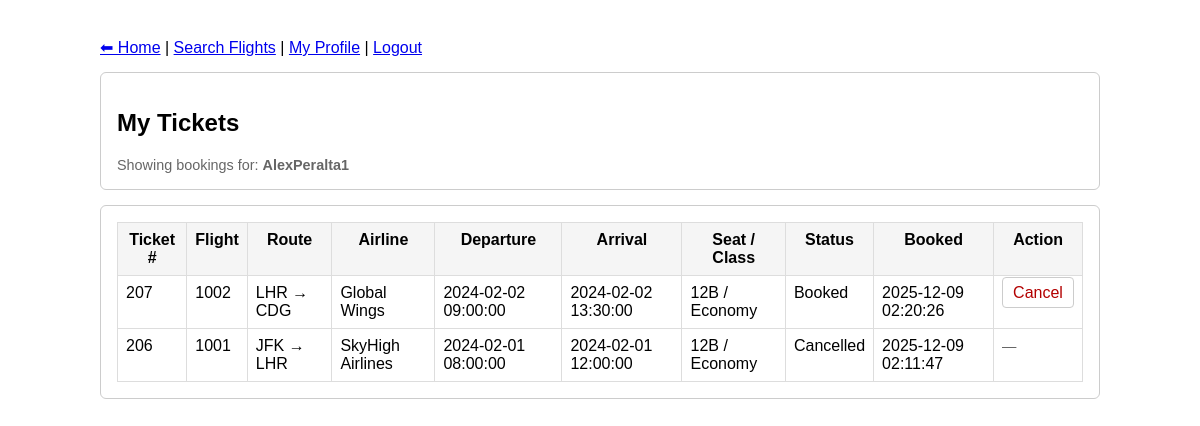
Screenshot of /my_tickets.php (signed in) with the database file from the repository.
### tables this page shows
CREATE TABLE `ticket` (
  `ticket_number` int(11) NOT NULL,
  `passenger_id` int(11) DEFAULT NULL,
  `flight_number` int(11) DEFAULT NULL,
  `booking_date` datetime DEFAULT NULL,
  `seat_number` varchar(6) DEFAULT NULL,
  `travel_class` varchar(60) DEFAULT NULL,
  `status` varchar(20) DEFAULT NULL,
  `user_id` int(11) DEFAULT NULL
);

CREATE TABLE `flight` (
  `flight_number` int(11) NOT NULL,
  `airline_id` int(11) DEFAULT NULL,
  `aircraft_id` int(11) DEFAULT NULL,
  `departure_time` datetime DEFAULT NULL,
  `arrival_time` datetime DEFAULT NULL,
  `duration_minutes` int(11) DEFAULT NULL,
  `departure_airport_code` varchar(10) DEFAULT NULL,
  `arrival_airport_code` varchar(10) DEFAULT NULL
);

CREATE TABLE `airline_company` (
  `airline_id` int(11) NOT NULL,
  `name` varchar(120) NOT NULL
);

### my_tickets.php (the view, shortened to what this page needs)
<?php
include 'connection.php';
$user_id = (int)$_SESSION['user_id'];
$stmt = $conn->prepare("
    SELECT
        t.ticket_number,
        t.flight_number,
        t.booking_date,
        t.seat_number,
        t.travel_class,
        t.status,
        a.name AS airline_name,
        f.departure_airport_code,
        f.arrival_airport_code,
        f.departure_time,
        f.arrival_time
    FROM ticket t
    JOIN flight f ON f.flight_number = t.flight_number
    JOIN airline_company a ON a.airline_id = f.airline_id
    WHERE t.user_id = ?
    ORDER BY t.booking_date DESC
");
$stmt->bind_param("i", $user_id);
$stmt->execute();
$result = $stmt->get_result();
?>
<!DOCTYPE html>
<html>
<head>
</head>
<body>
<div class="container">
    <div class="nav">
        <a href="user_home.php">⬅ Home</a> |
        <a href="search_flights.php">Search Flights</a> |
        <a href="profile.php">My Profile</a> |
        <a href="logout.php">Logout</a>
    </div>
    <div class="card">
        <h2>My Tickets</h2>
        <div class="small">Showing bookings for: <b><?= htmlspecialchars($_SESSION['username']) ?></b></div>
    </div>
    <div class="card">
        <table>
            <tr>
                <th>Ticket #</th>
                <th>Flight</th>
                <th>Route</th>
                <th>Airline</th>
                <th>Departure</th>
                <th>Arrival</th>
                <th>Seat / Class</th>
                <th>Status</th>
                <th>Booked</th>
                <th>Action</th>
            </tr>
            <?php if ($result->num_rows === 0): ?>
                <tr>
                    <td colspan="10">No tickets yet. Book a flight from <a href="search_flights.php">Search Flights</a>.</td>
                </tr>
            <?php else: ?>
                <?php while ($row = $result->fetch_assoc()): ?>
                    <tr>
                        <td><?= htmlspecialchars($row['ticket_number']) ?></td>
                        <td><?= htmlspecialchars($row['flight_number']) ?></td>
                        <td><?= htmlspecialchars($row['departure_airport_code']) ?> → <?= htmlspecialchars($row['arrival_airport_code']) ?></td>
                        <td><?= htmlspecialchars($row['airline_name']) ?></td>
                        <td><?= htmlspecialchars($row['departure_time']) ?></td>
                        <td><?= htmlspecialchars($row['arrival_time']) ?></td>
                        <td><?= htmlspecialchars($row['seat_number']) ?> / <?= htmlspecialchars($row['travel_class']) ?></td>
                        <td><?= htmlspecialchars($row['status']) ?></td>
                        <td><?= htmlspecialchars($row['booking_date']) ?></td>
                        <td>
                            <?php if ($row['status'] !== 'Cancelled'): ?>
                                <a class="btn btn-danger" href="cancel_ticket.php?ticket_number=<?= urlencode($row['ticket_number']) ?>"
                                   onclick="return confirm('Cancel this ticket?');">
                                    Cancel
                                </a>
                            <?php else: ?>
                                <span class="small">—</span>
                            <?php endif; ?>
                        </td>
                    </tr>
                <?php endwhile; ?>
            <?php endif; ?>
        </table>
    </div>
</div>
</body>
</html>

### my_tickets.php (style rules this page uses)
body { font-family: Arial, sans-serif; padding: 30px; }
.container { max-width: 1000px; margin: 0 auto; }
.nav { margin-bottom: 15px; }
.card { border: 1px solid #ccc; padding: 16px; border-radius: 6px; margin-bottom: 15px; }
table { width: 100%; border-collapse: collapse; }
th, td { border: 1px solid #ddd; padding: 8px; vertical-align: top; }
th { background: #f5f5f5; }
.small { color: #666; font-size: 0.9em; }
.btn { padding: 6px 10px; border-radius: 4px; text-decoration: none; border: 1px solid #ccc; }
.btn-danger { color: #b30000; }

### rows the page displays
ticket: ticket_number "207", flight_number "1002", flight_number.departure_airport_code "LHR", flight_number.arrival_airport_code "CDG", airline_company.name "Global Wings", flight_number.departure_time "2024-02-02 09:00:00", flight_number.arrival_time "2024-02-02 13:30:00", seat_number "12B", travel_class "Economy", status "Booked", booking_date "2025-12-09 02:20:26"
ticket: ticket_number "206", flight_number "1001", flight_number.departure_airport_code "JFK", flight_number.arrival_airport_code "LHR", airline_company.name "SkyHigh Airlines", flight_number.departure_time "2024-02-01 08:00:00", flight_number.arrival_time "2024-02-01 12:00:00", seat_number "12B", travel_class "Economy", status "Cancelled", booking_date "2025-12-09 02:11:47"

### other values shown
$_SESSION['username'] "AlexPeralta1"
